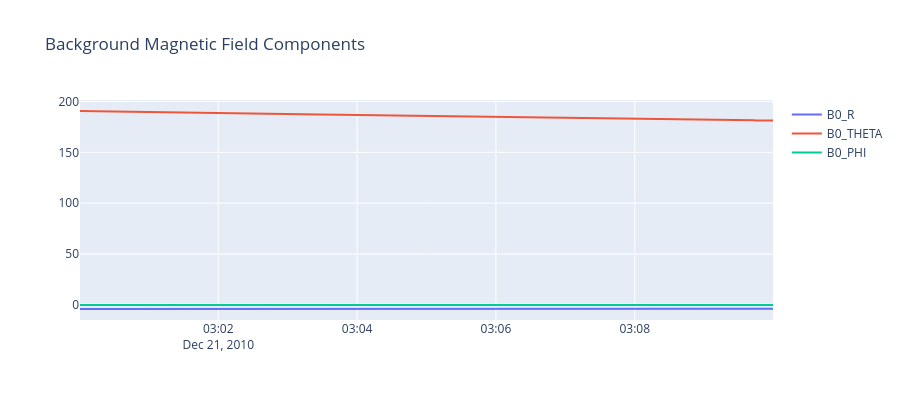

Source (notebook cell):
### Code cell
#plot B0_R, B0_THETA, B0_PHI
fig=go.Figure()
fig.add_trace(go.Scatter(x=pd.to_datetime(df['TIME']),y=df['B0_R'],mode='lines',name='B0_R'))
fig.add_trace(go.Scatter(x=pd.to_datetime(df['TIME']),y=df['B0_THETA'],mode='lines',name='B0_THETA'))
fig.add_trace(go.Scatter(x=pd.to_datetime(df['TIME']),y=df['B0_PHI'],mode='lines',name='B0_PHI'))
fig.update_layout(height=400,title_text="Background Magnetic Field Components")
fig.show()

### Figure 1 — Plotly figure (JSON) as saved in the notebook; plotly's stock layout.template omitted (floating-point values rounded to 4 significant figures; data arrays with more than 128 entries replaced by an {"elided": "..."} marker saying what was removed)
{"data": [{"mode": "lines", "name": "B0_R", "type": "scatter", "x": {"elided": "600 str values"}, "y": {"elided": "600 float values"}}, {"mode": "lines", "name": "B0_THETA", "type": "scatter", "x": {"elided": "600 str values"}, "y": {"elided": "600 float values"}}, {"mode": "lines", "name": "B0_PHI", "type": "scatter", "x": {"elided": "600 str values"}, "y": {"elided": "600 float values"}}], "layout": {"height": 400, "title": {"text": "Background Magnetic Field Components"}}}
